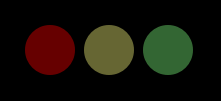
      <widget class="QWidget" name="SignalLightsWidget" native="true">
       <property name="geometry">
        <rect>
         <x>10</x>
         <y>90</y>
         <width>221</width>
         <height>101</height>
        </rect>
       </property>
       <property name="styleSheet">
        <string notr="true">background-color:#000000; </string>
       </property>
       <layout class="QHBoxLayout" name="horizontalLayout">
        <property name="leftMargin">
         <number>22</number>
        </property>
        <property name="topMargin">
         <number>0</number>
        </property>
        <property name="rightMargin">
         <number>22</number>
        </property>
        <property name="bottomMargin">
         <number>0</number>
        </property>
        <item>
         <widget class="QLabel" name="RedSignal">
          <property name="maximumSize">
           <size>
            <width>50</width>
            <height>50</height>
           </size>
          </property>
          <property name="styleSheet">
           <string notr="true">background-color: #660000; border-radius: 25px;</string>
          </property>
          <property name="text">
           <string/>
          </property>
         </widget>
        </item>
        <item>
         <widget class="QLabel" name="YellowSignal">
          <property name="maximumSize">
           <size>
            <width>50</width>
            <height>50</height>
           </size>
          </property>
          <property name="styleSheet">
           <string notr="true">background-color: #666633; border-radius: 25px;</string>
          </property>
          <property name="text">
           <string/>
          </property>
          <property name="alignment">
           <set>Qt::AlignmentFlag::AlignLeading|Qt::AlignmentFlag::AlignLeft|Qt::AlignmentFlag::AlignVCenter</set>
          </property>
         </widget>
        </item>
        <item>
         <widget class="QLabel" name="GreenSignal">
          <property name="maximumSize">
           <size>
            <width>50</width>
            <height>50</height>
           </size>
          </property>
          <property name="styleSheet">
           <string notr="true">background-color: #336633; border-radius: 25px;</string>
          </property>
          <property name="text">
           <string/>
          </property>
         </widget>
        </item>
       </layout>
      </widget>
